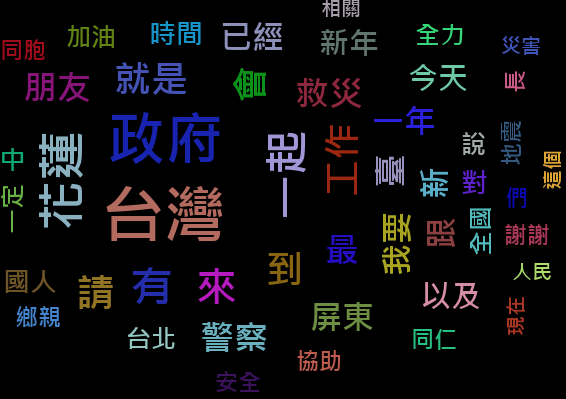

Here is the Python script that generated this plot:
wd={}
lines = open('final.txt','r',encoding='utf-8-sig', errors='ignore')
for line in lines:
    if wd.get(line.replace('\n', '')) == None:
        wd[line.replace('\n', '')] = 1
    else:
        wd[line.replace('\n', '')]=wd.get(line.replace('\n', ''))+1
              
from pytagcloud import create_tag_image, make_tags
from pytagcloud.lang.counter import get_tag_counts
from operator import itemgetter

swd = sorted(wd.items(), key=itemgetter(1), reverse=True)
swd = swd[1:50]

tags = make_tags(swd, minsize=1,maxsize=50)
create_tag_image(tags, 'wordcloud.png', background=(0, 0, 0, 255), size=(600, 400), fontname='msjhbd')
